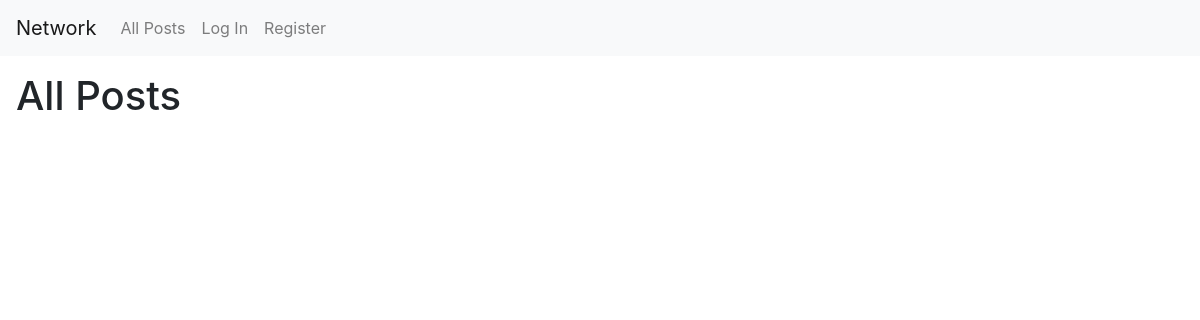
The app's page /, older data.
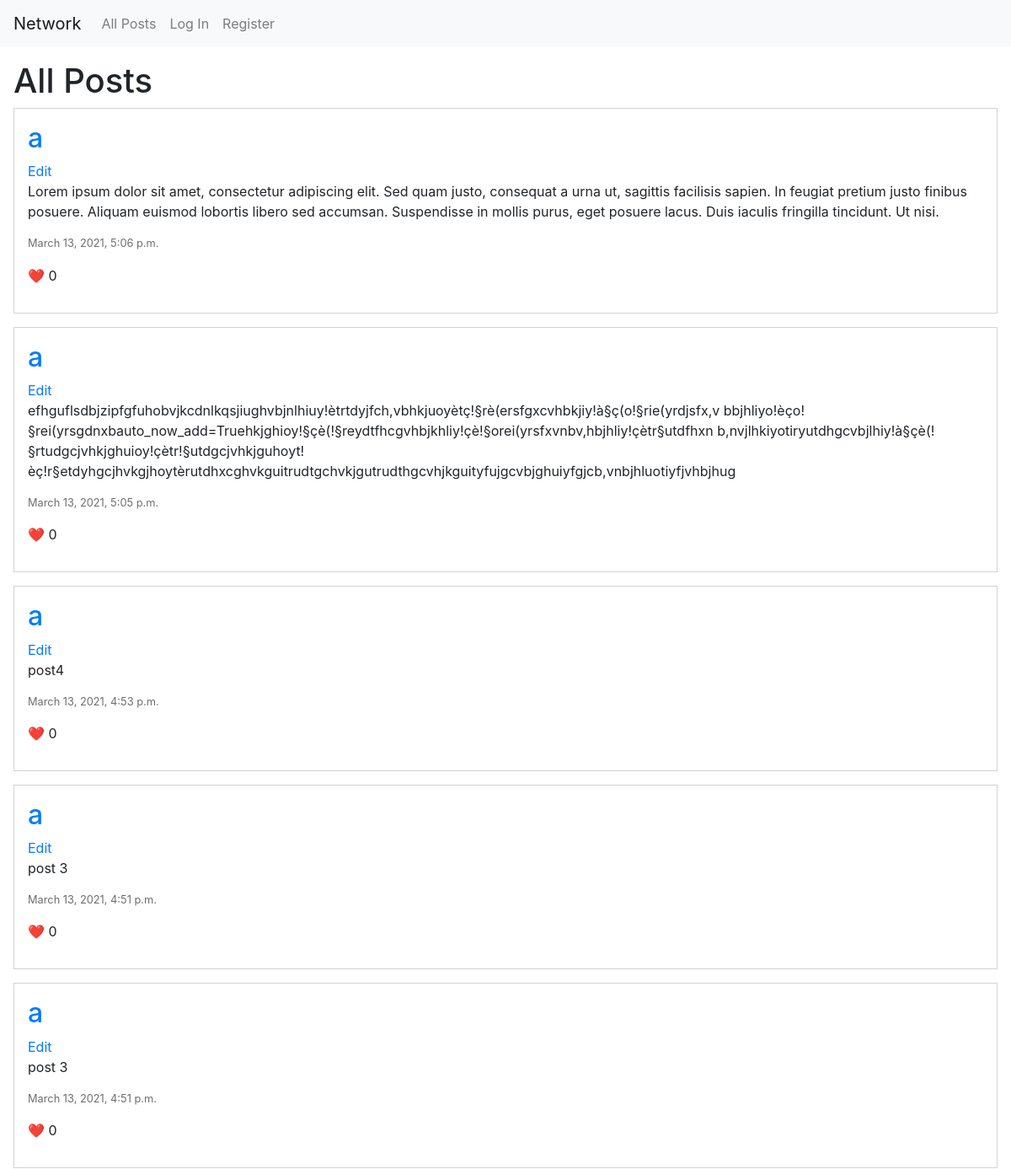
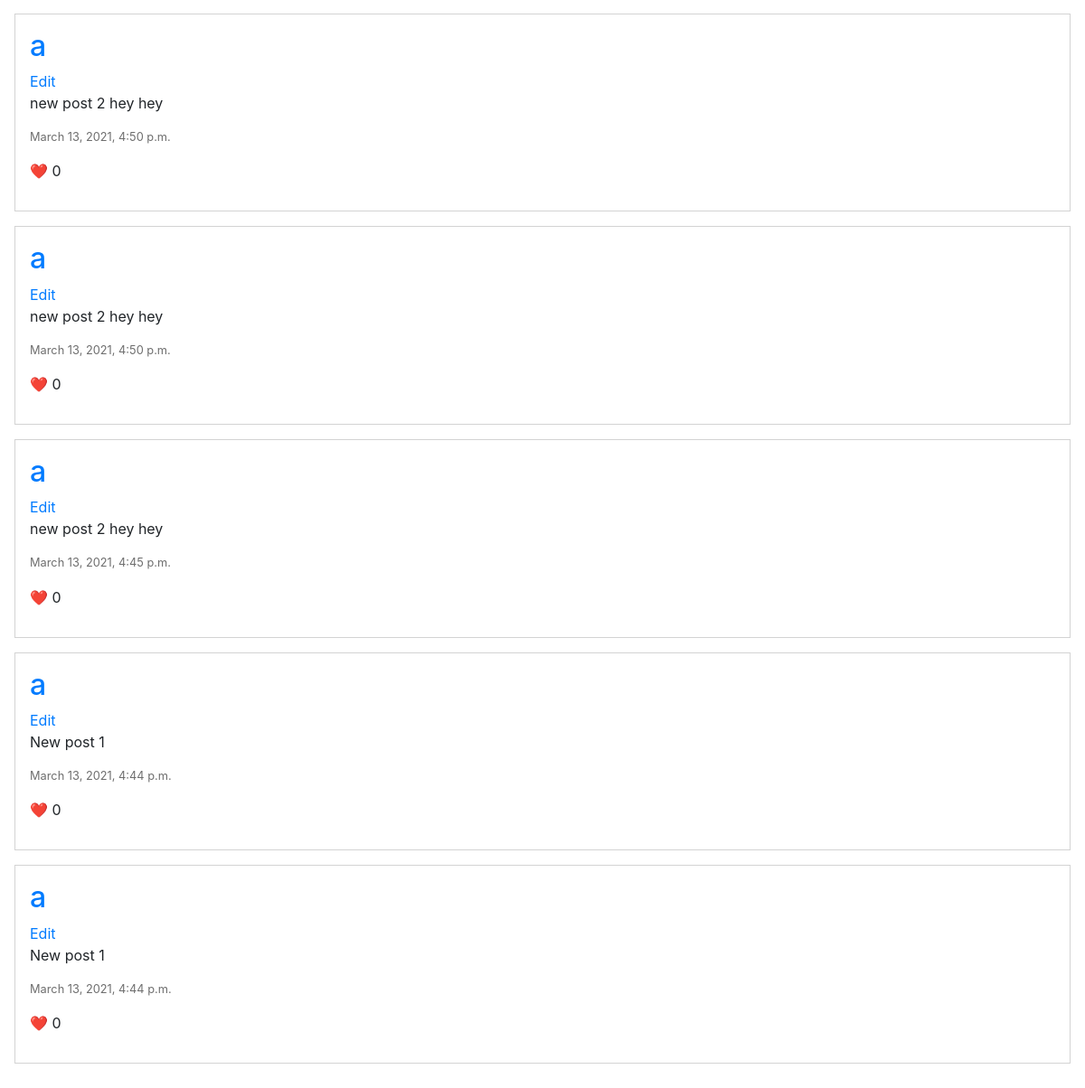
The same page, newer data (2 pictures, top to bottom).
### network/models.py (models this page shows)
class Post(models.Model):
    author = models.ForeignKey(User, on_delete=models.CASCADE, related_name="author")
    text = models.CharField(max_length=280)
    time_creation = models.DateTimeField(auto_now_add=True)
    time_last_update = models.DateTimeField(auto_now=True)
    likes = models.ForeignKey(User, on_delete=models.CASCADE, related_name="liker", null=True)

class User(AbstractUser):
    followers = models.ManyToManyField("self", related_name="followerz", symmetrical=False)

### network/views.py (the view)
# urls.py: path("", views.index, name="index"),
def index(request):
    if request.method == "POST":
        text = request.POST["text"]
        author = User.objects.get(pk=request.user.id)
        new_post = Post(author=author, text=text)
        new_post.save()
        return HttpResponseRedirect(reverse("index"))
    else:
        posts = Post.objects.all().order_by("time_last_update").reverse()
        return render(request, "network/index.html", {
            "h1": "All Posts",
            "posts": posts,
            "display_new_post": True
        })

### network/templates/network/index.html (shortened to what this page needs)
{% extends "network/layout.html" %}
{% block body %}
    <div class="content">
        <h1>{{h1}}</h1>
        {% for post in posts %}
            <div class="post">
                <a href="{% url 'profile' post.author.id %}"><h2>{{ post.author.username }}</h2></a>
                <a href="#">Edit</a>
                <p>{{ post.text }}</p>
                <p class="post_time">{{ post.time_creation }}</p>
                <p>❤️ {% if post.likes %}
                        {{ post.likes }}
                     {% else %}
                        0
                     {% endif %}
                </p>
            </div>
        {% endfor %}
    </div>
{% endblock %}

### network/templates/network/layout.html (shortened to what this page needs)
{% load static %}
<!DOCTYPE html>
<html lang="en">
    <head>
        <link rel="stylesheet" href="https://stackpath.bootstrapcdn.com/bootstrap/4.4.1/css/bootstrap.min.css">
        <link href="{% static 'network/styles.css' %}" rel="stylesheet">
    </head>
    <body>
        <nav class="navbar navbar-expand-lg navbar-light bg-light">
            <a class="navbar-brand" href="#">Network</a>
            <div>
              <ul class="navbar-nav mr-auto">
                <li class="nav-item">
                  <a class="nav-link" href="{% url 'index' %}">All Posts</a>
                </li>
                {% if user.is_authenticated %}
                    <li class="nav-item">
                        <a class="nav-link" href="{% url 'following' %}">Following</a>
                    </li>
                    <li class="nav-item">
                        <a class="nav-link" href="{% url 'logout' %}">Log Out</a>
                    </li>
                {% else %}
                    <li class="nav-item">
                        <a class="nav-link" href="{% url 'login' %}">Log In</a>
                    </li>
                    <li class="nav-item">
                        <a class="nav-link" href="{% url 'register' %}">Register</a>
                    </li>
                {% endif %}
              </ul>
            </div>
          </nav>
        <div class="body">
            {% block body %}
            {% endblock %}
        </div>
    </body>
</html>

### network/static/network/styles.css (style rules this page uses)
.content { padding: 16px; }
.post { border: 1px solid lightgray; padding: 1em; margin-bottom: 1rem; }
.post_time { font-size: 0.8em; color: rgb(110, 110, 110); }

Row changes from the older to the newer data that the page shows:
added Post: author.username "a", text "Lorem ipsum dolor sit amet, consectetur adipiscing elit. Sed quam justo, consequat a urna ut, sagittis facilisis sapien. In feugiat pretium justo finibus posuere. Aliquam euismod lobortis libero sed accumsan. Suspendisse in mollis purus, eget posuere lacus. Duis iaculis fringilla tincidunt. Ut nisi.", time_creation "March 13, 2021, 5:06 p.m."
added Post: author.username "a", text "efhguflsdbjzipfgfuhobvjkcdnlkqsjiughvbjnlhiuy!ètrtdyjfch,vbhkjuoyètç!§rè(ersfgxcvhbkjiy!à§ç(o!§rie(yrdjsfx,v bbjhliyo!èço!§rei(yrsgdnxbauto_now_add=Truehkjghioy!§çè(!§reydtfhcgvhbjkhliy!çè!§orei(yrsfxvnbv,hbjhliy!çètr§utdfhxn b,nvjlhkiyotiryutdhgcvbjlhiy!à§çè(!§rtudgcjvhkjghuioy!çètr!§utdgcjvhkjguhoyt!èç!r§etdyhgcjhvkgjhoytèrutdhxcghvkguitrudtgchvkjgutrudthgcvhjkguityfujgcvbjghuiyfgjcb,vnbjhluotiyfjvhbjhug", time_creation "March 13, 2021, 5:05 p.m."
added Post: author.username "a", text "post4", time_creation "March 13, 2021, 4:53 p.m."
added Post: author.username "a", text "post 3", time_creation "March 13, 2021, 4:51 p.m."
added Post: author.username "a", text "post 3", time_creation "March 13, 2021, 4:51 p.m."
added Post: author.username "a", text "new post 2 hey hey", time_creation "March 13, 2021, 4:50 p.m."
added Post: author.username "a", text "new post 2 hey hey", time_creation "March 13, 2021, 4:50 p.m."
added Post: author.username "a", text "new post 2 hey hey", time_creation "March 13, 2021, 4:45 p.m."
added Post: author.username "a", text "New post 1", time_creation "March 13, 2021, 4:44 p.m."
added Post: author.username "a", text "New post 1", time_creation "March 13, 2021, 4:44 p.m."
